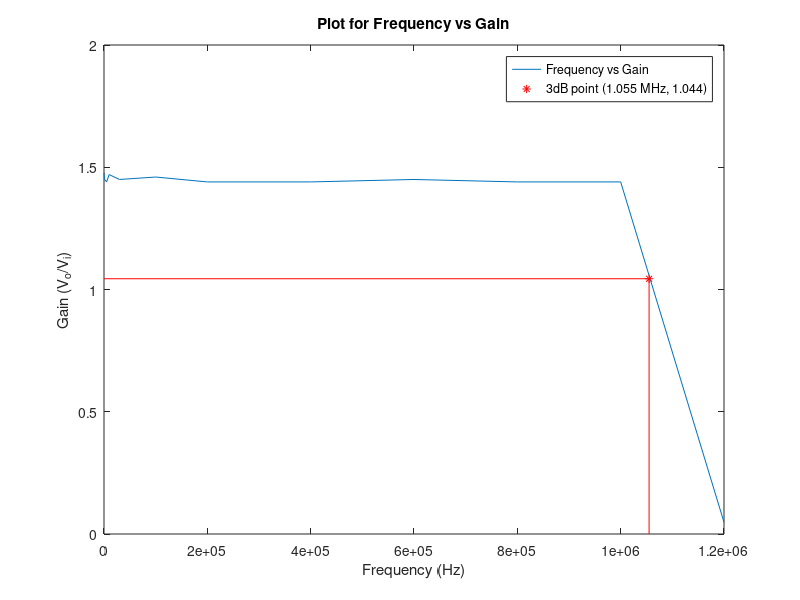

Write MATLAB code to recreate this figure.
f = [100 500 1000 5000 10000 30000,...
    100000 200000 400000 600000 800000,...
    1000000 1200000];

g = [1.477 1.465 1.45 1.44 1.47 1.45 1.46,...
    1.44 1.44 1.45 1.44 1.44 0.048];


plot(f,g);

hold on,
plot(1.055*1000000,1.044,'r*');
hold on,
x = [0 1.055*1000000];
y = [1.044 1.044];
plot(x,y,'r');

hold on,
x = [1.05499*1000000 1.055*1000000];
y = [0 1.044];
plot(x,y,'r');


title('Plot for Frequency vs Gain');
xlabel('Frequency (Hz)');
ylabel('Gain (V_o/V_i)');
legend('Frequency vs Gain','3dB point (1.055 MHz, 1.044)')
